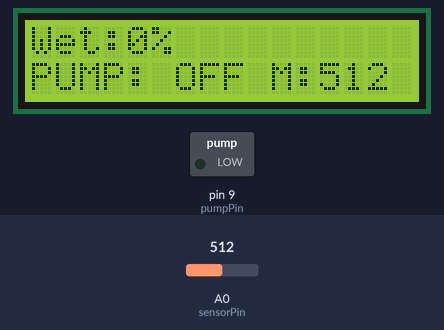
The sketch below on a simulated Arduino Uno, built with avr-gcc and run on an emulated ATmega328P. Shown: 16×2 character LCD, switched loads named in the sketch (green lamp = pin HIGH). The test bench sets the inputs (shaded band); at power-on: A0 (sensorPin) = 512.

Above: at 1.2 s.
1.3 s: A0 (sensorPin) set to 490
At 2.7 s:
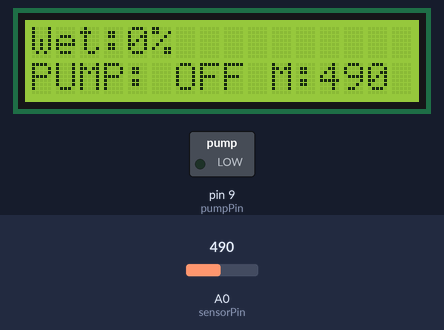
3.0 s: A0 (sensorPin) set to 510
At 4.3 s:
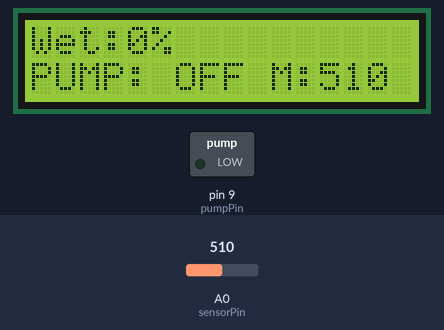
4.6 s: A0 (sensorPin) set to 306
At 6.0 s:
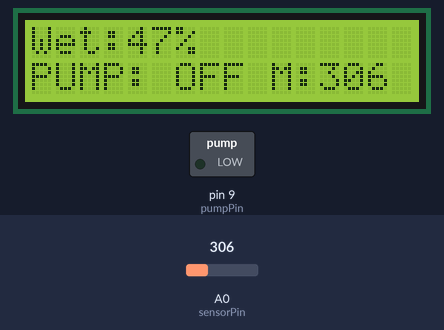
Timing chart, 0 to 7.6 s (numbered marks = the images above; inputs shaded):
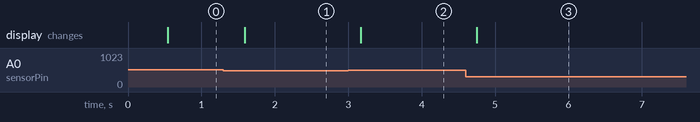

Measured:
- after the input at 1.3 s, the display: changes after 0.29 s (image 1)
- after the input at 3.0 s, the display: changes after 0.17 s (image 2)
- after the input at 4.6 s, the display: changes after 0.15 s (image 3)

The sketch:

code.ino
```cpp
#include <Wire.h>
#include <hd44780.h>
#include <hd44780ioClass/hd44780_I2Cexp.h>

hd44780_I2Cexp lcd;

const int sensorPin = A0;
const int pumpPin = 9;
const int DRY_START = 400;
const int WET_STOP  = 200;

unsigned long pumpStartTime = 0;
const unsigned long maxPumpTime = 60000;
const unsigned long cooldownTime = 30000;
unsigned long lastPumpEnd = 0;

bool pumpRunning = false;
unsigned long lastLCDUpdate = 0;
unsigned long lastLCDCheck = 0;

void setup() {
  Serial.begin(9600);
  pinMode(pumpPin, OUTPUT);
  digitalWrite(pumpPin, LOW);

  lcd.begin(16,2);
  lcd.backlight();
  lcd.setCursor(0,0);
}

void loop() {
  unsigned long currentTime = millis();
  int moisture = analogRead(sensorPin);

  // Pump control logic
  if(pumpRunning) {
    if(moisture <= WET_STOP || currentTime - pumpStartTime >= maxPumpTime) {
      digitalWrite(pumpPin, LOW);
      pumpRunning = false;
      lastPumpEnd = currentTime;
    }
  } else if(currentTime - lastPumpEnd >= cooldownTime && moisture >= DRY_START) {
    digitalWrite(pumpPin, HIGH);
    pumpRunning = true;
    pumpStartTime = currentTime;
  }

  // Wetness %
  int wetPercent = map(moisture, DRY_START, WET_STOP, 0, 100);
  wetPercent = constrain(wetPercent,0,100);

  // -----------------------------
  // LCD Update every 500ms
  // -----------------------------
  if(currentTime - lastLCDUpdate >= 500) {
    lastLCDUpdate = currentTime;

    // Row 1: Wetness % + bar
    lcd.setCursor(0,0);
    lcd.print("Wet:");
    lcd.print(wetPercent);
    lcd.print("%   ");

    // Row 2: Pump + moisture
    lcd.setCursor(0,1);
    lcd.print(pumpRunning ? "PUMP: ON " : "PUMP: OFF");
    lcd.setCursor(10,1);
    lcd.print("M:");
    lcd.print(moisture);
  }

  // -----------------------------
  // LCD Auto-recovery every 10s
  // -----------------------------
  if(currentTime - lastLCDCheck >= 10000) {
    lastLCDCheck = currentTime;
    // Try to ping the LCD (just set cursor)
    lcd.setCursor(0,0);
  }

  delay(50); // small delay, non-blocking
}
```

code.cpp
```cpp
// ===================================
// 1. GLOBAL CONSTANTS AND VARIABLES
// ===================================

const int sensorPin = A0; // Moisture sensor pin (Analog 0)
const int pumpPin = 9; // TIP120 control pin (Digital 9)

// Higher reading = drier soil
const int DRY_START = 700; // Start pump when soil is dry enough (>= 700)
const int WET_STOP = 500; // Stop pump when soil is wet enough (<= 500)

// Timing Variables
unsigned long pumpStartTime = 0;
const unsigned long maxPumpTime = 60000; // Pump runs max 60 seconds
const unsigned long cooldownTime = 30000; // Wait 30 seconds after pumping
unsigned long lastPumpEnd = 0;

bool pumpRunning = false; // Track pump state

// ===================================
// 2. SETUP FUNCTION
// ===================================

void setup() {
Serial.begin(9600);
pinMode(pumpPin, OUTPUT);
digitalWrite(pumpPin, LOW); // Ensure pump is OFF at startup
}

// ===================================
// 3. MAIN LOOP FUNCTION (Hysteresis Logic)
// ===================================

void loop() {
unsigned long currentTime = millis();
int moisture = analogRead(sensorPin);

// Debugging output
Serial.print("Moisture: ");
Serial.print(moisture);
Serial.print(" | Pump State: ");
Serial.println(pumpRunning ? "ON" : "OFF");

// ----------------------------------------
// LOGIC BLOCK 1: If Pump is currently ON
// ----------------------------------------
if (pumpRunning) {
// Stop if max time reached
if (currentTime - pumpStartTime >= maxPumpTime) {
digitalWrite(pumpPin, LOW);
pumpRunning = false;
lastPumpEnd = currentTime;
Serial.println(">>> STOPPING PUMP (Time Limit)");
return;
}

// Stop if soil is wet enough (lower reading = wetter)
if (moisture <= WET_STOP) {
  digitalWrite(pumpPin, LOW);
  pumpRunning = false;
  lastPumpEnd = currentTime;
  Serial.println(">>> STOPPING PUMP (Soil Wet Enough)");
  return;
}

// Keep running; do not check cooldown while ON
delay(500);
return;

}

// ----------------------------------------
// LOGIC BLOCK 2: If Pump is OFF
// ----------------------------------------

// Cooldown after last pump
if (currentTime - lastPumpEnd < cooldownTime) {
Serial.println("Cooldown in effect. Waiting...");
delay(500);
return;
}

// Start if soil is dry enough (higher reading = drier)
if (moisture >= DRY_START) {
Serial.println(">>> STARTING PUMP (Soil Dry)");
digitalWrite(pumpPin, HIGH);
pumpRunning = true;
pumpStartTime = currentTime;
} else {
Serial.println("Soil wet or adequate. Pump remains OFF.");
digitalWrite(pumpPin, LOW);
}

delay(500); // Small delay for stability
}
```
